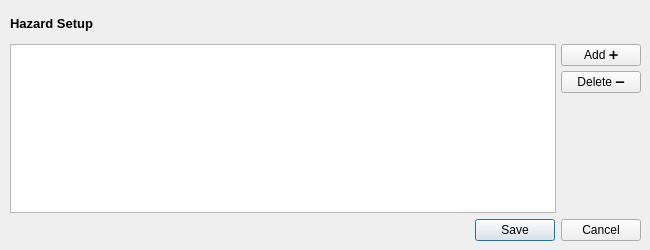
<?xml version="1.0" encoding="UTF-8"?>
<ui version="4.0">
 <class>ScenarioSetup</class>
 <widget class="QDialog" name="ScenarioSetup">
  <property name="geometry">
   <rect>
    <x>0</x>
    <y>0</y>
    <width>650</width>
    <height>250</height>
   </rect>
  </property>
  <property name="windowTitle">
   <string>Dialog</string>
  </property>
  <widget class="QWidget" name="verticalLayoutWidget_2">
   <property name="geometry">
    <rect>
     <x>10</x>
     <y>10</y>
     <width>631</width>
     <height>231</height>
    </rect>
   </property>
   <layout class="QVBoxLayout" name="MainVerticalLayout" stretch="1,6,1">
    <item>
     <widget class="QLabel" name="label">
      <property name="sizePolicy">
       <sizepolicy hsizetype="Expanding" vsizetype="Preferred">
        <horstretch>0</horstretch>
        <verstretch>0</verstretch>
       </sizepolicy>
      </property>
      <property name="text">
       <string>&lt;html&gt;&lt;head/&gt;&lt;body&gt;&lt;p&gt;&lt;span style=&quot; font-size:10pt; font-weight:700;&quot;&gt;Hazard Setup&lt;/span&gt;&lt;/p&gt;&lt;/body&gt;&lt;/html&gt;</string>
      </property>
     </widget>
    </item>
    <item>
     <layout class="QHBoxLayout" name="MidHorLayout" stretch="0,0">
      <property name="spacing">
       <number>5</number>
      </property>
      <property name="sizeConstraint">
       <enum>QLayout::SetDefaultConstraint</enum>
      </property>
      <item>
       <widget class="QTableView" name="HazardSetupTableView">
        <property name="frameShape">
         <enum>QFrame::StyledPanel</enum>
        </property>
       </widget>
      </item>
      <item>
       <layout class="QVBoxLayout" name="ButtonsVerticalLayout">
        <item>
         <widget class="QPushButton" name="AddHazard_BT">
          <property name="text">
           <string>Add ➕</string>
          </property>
         </widget>
        </item>
        <item>
         <widget class="QPushButton" name="DelHazard_BT">
          <property name="sizePolicy">
           <sizepolicy hsizetype="Fixed" vsizetype="Fixed">
            <horstretch>0</horstretch>
            <verstretch>0</verstretch>
           </sizepolicy>
          </property>
          <property name="minimumSize">
           <size>
            <width>0</width>
            <height>0</height>
           </size>
          </property>
          <property name="text">
           <string>Delete ➖</string>
          </property>
         </widget>
        </item>
        <item>
         <spacer name="verticalSpacer">
          <property name="orientation">
           <enum>Qt::Vertical</enum>
          </property>
          <property name="sizeHint" stdset="0">
           <size>
            <width>20</width>
            <height>40</height>
           </size>
          </property>
         </spacer>
        </item>
       </layout>
      </item>
     </layout>
    </item>
    <item>
     <widget class="QDialogButtonBox" name="buttonBox">
      <property name="orientation">
       <enum>Qt::Horizontal</enum>
      </property>
      <property name="standardButtons">
       <set>QDialogButtonBox::Cancel|QDialogButtonBox::Save</set>
      </property>
      <property name="centerButtons">
       <bool>false</bool>
      </property>
     </widget>
    </item>
   </layout>
  </widget>
 </widget>
 <resources/>
 <connections/>
</ui>
